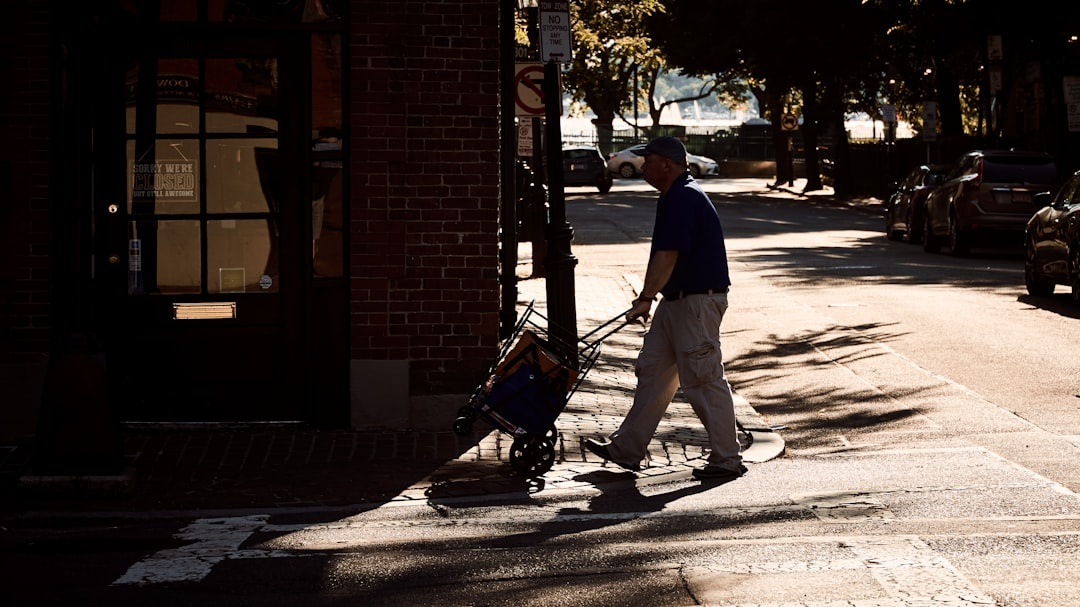
#> input picture data/input/backlit_silhouette_01.jpg, 1080 x 607 px; its folder holds only this picture in this run
$ python -i ghe.py   (imports and definitions only)
#> lines starting #> are read from the running program, lines starting #| are printed output that depends on the picture
"""
Global Histogram Equalization (GHE) Implementation
Author: Alain Kariyanga

This module implements Global Histogram Equalization for image enhancement.
GHE redistributes pixel intensity values globally using the cumulative
distribution function (CDF) to enhance contrast.
"""

import cv2
import numpy as np
from typing import Tuple


# [17 lines left out: function apply_ghe_grayscale, not called in this run]


def apply_ghe_color(image: np.ndarray, color_space: str = 'YCrCb') -> np.ndarray:
    """
    Apply Global Histogram Equalization to a color image.

    Args:
        image: Input BGR color image (H x W x 3)
        color_space: Color space for equalization ('YCrCb', 'HSV', or 'LAB')

    Returns:
        Enhanced BGR color image
    """
    if len(image.shape) != 3 or image.shape[2] != 3:
        raise ValueError("Input must be a BGR color image")

    # Convert to appropriate color space
    if color_space == 'YCrCb':
        img_converted = cv2.cvtColor(image, cv2.COLOR_BGR2YCrCb)
        # Equalize only the Y channel (luminance)
        img_converted[:, :, 0] = cv2.equalizeHist(img_converted[:, :, 0])
        # Convert back to BGR
        equalized = cv2.cvtColor(img_converted, cv2.COLOR_YCrCb2BGR)

    elif color_space == 'HSV':
        img_converted = cv2.cvtColor(image, cv2.COLOR_BGR2HSV)
        # Equalize only the V channel (value/brightness)
        img_converted[:, :, 2] = cv2.equalizeHist(img_converted[:, :, 2])
        # Convert back to BGR
        equalized = cv2.cvtColor(img_converted, cv2.COLOR_HSV2BGR)

    elif color_space == 'LAB':
        img_converted = cv2.cvtColor(image, cv2.COLOR_BGR2LAB)
        # Equalize only the L channel (lightness)
        img_converted[:, :, 0] = cv2.equalizeHist(img_converted[:, :, 0])
        # Convert back to BGR
        equalized = cv2.cvtColor(img_converted, cv2.COLOR_LAB2BGR)

    else:
        raise ValueError(f"Unsupported color space: {color_space}")

    return equalized


def apply_ghe(image: np.ndarray, color_space: str = 'YCrCb') -> np.ndarray:
    """
    Apply Global Histogram Equalization to an image.
    Automatically detects if image is grayscale or color.

    Args:
        image: Input image (grayscale or BGR color)
        color_space: Color space for color images ('YCrCb', 'HSV', or 'LAB')

    Returns:
        Enhanced image
    """
    if len(image.shape) == 2:
        return apply_ghe_grayscale(image)
    elif len(image.shape) == 3:
        return apply_ghe_color(image, color_space)
    else:
        raise ValueError("Invalid image shape")


# [27 lines left out: functions compute_histogram, compute_cdf, not called in this run]


# [4 lines not run here, left out]

>>> import cv2
>>> picture = cv2.imread('../data/input/backlit_silhouette_01.jpg')
#> picture is the input picture: shape (607, 1080, 3); mean B, G, R 53.5, 59.1, 70
>>> result = apply_ghe(picture)
#> in apply_ghe_color, `img_converted = cv2.cvtColor(image, cv2.COLOR_BGR2YCrCb)`: img_converted: shape (607, 1080, 3); mean of channels 0, 1, 2 61.7, 134, 123.4
#> in apply_ghe_color, `img_converted[:, :, 0] = cv2.equalizeHist(img_converted[:, :, 0])`: img_converted: shape (607, 1080, 3); mean of channels 0, 1, 2 121.7, 134, 123.4
#> in apply_ghe_color, `equalized = cv2.cvtColor(img_converted, cv2.COLOR_YCrCb2BGR)`:
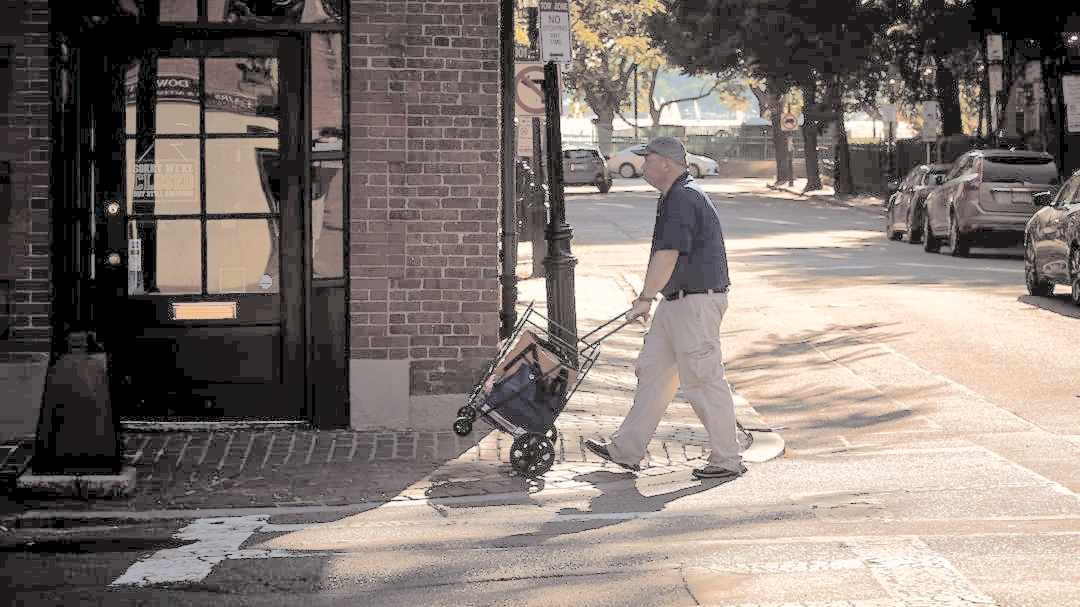
#> equalized: shape (607, 1080, 3); mean B, G, R 113.4, 119, 129.7

$ run again, on data/input/backlit_silhouette_02.jpg
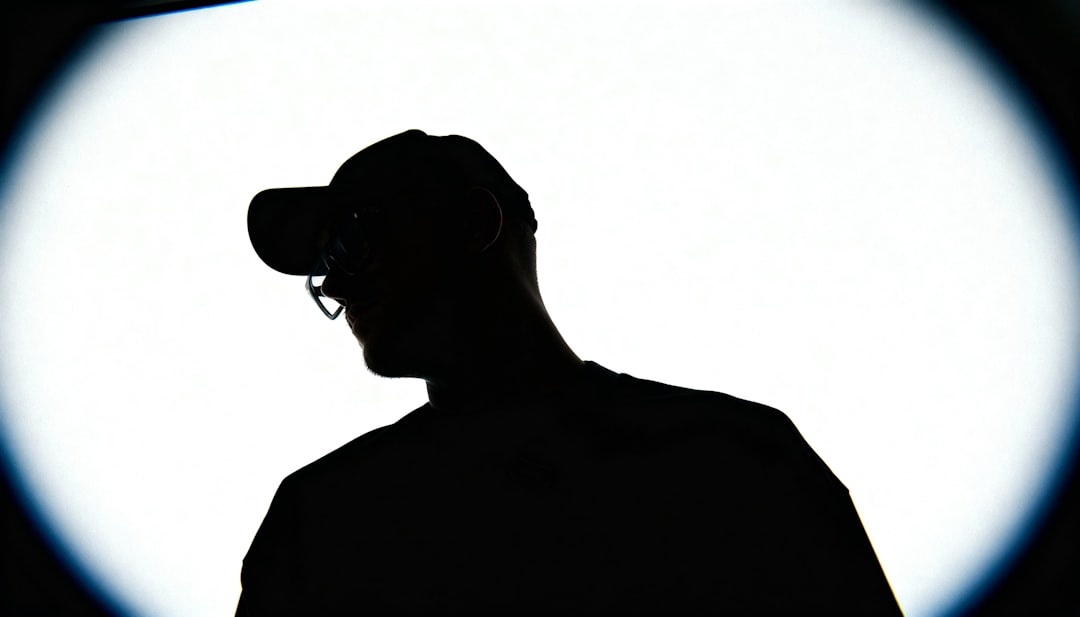
#> input picture data/input/backlit_silhouette_02.jpg, 1080 x 617 px
#> picture is the input picture: shape (617, 1080, 3); mean B, G, R 165.1, 163.8, 160.8
#> in apply_ghe_color, `equalized = cv2.cvtColor(img_converted, cv2.COLOR_YCrCb2BGR)`:
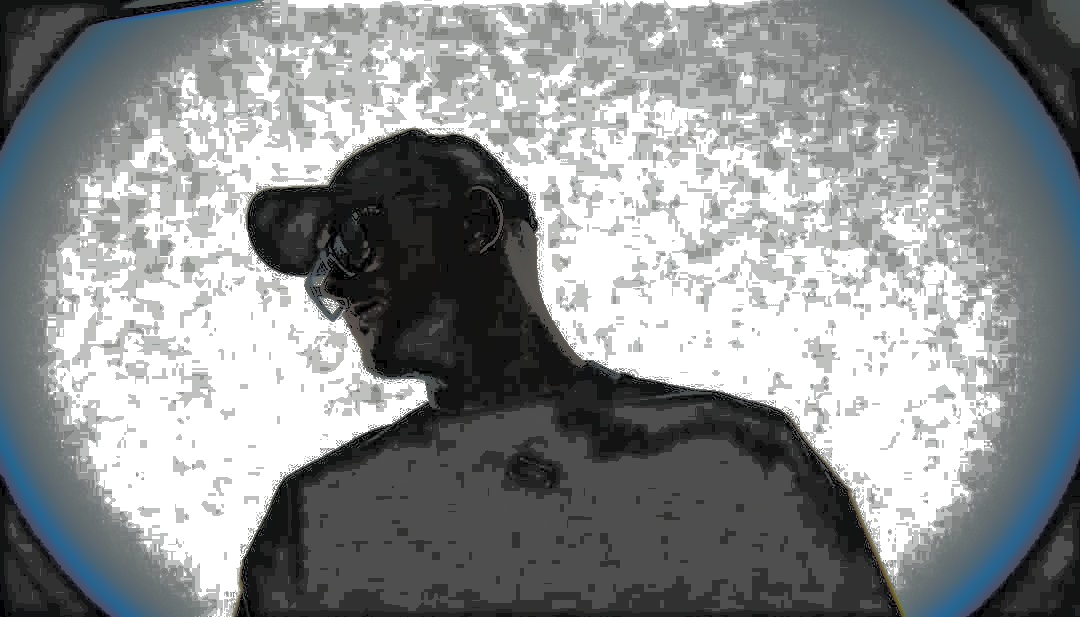
#> equalized: shape (617, 1080, 3); mean B, G, R 144.7, 143.4, 140.3

$ run again, on data/input/bright_sunlight_shadow_01.jpg
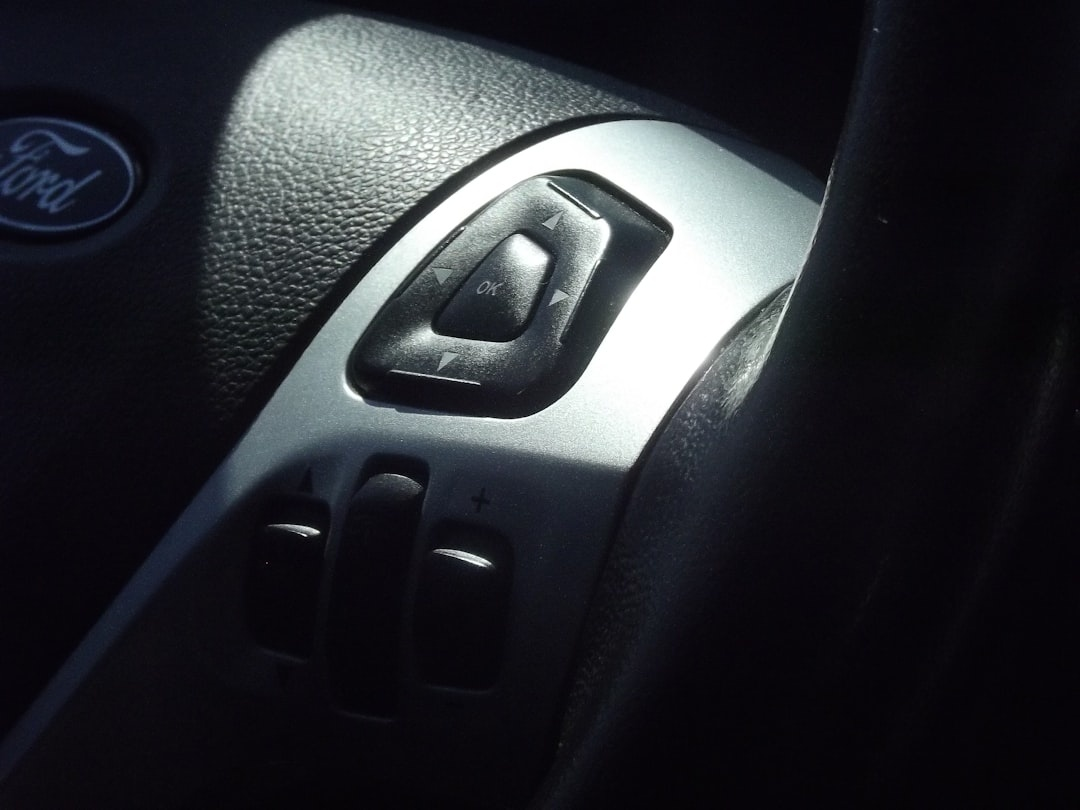
#> input picture data/input/bright_sunlight_shadow_01.jpg, 1080 x 810 px
#> picture is the input picture: shape (810, 1080, 3); mean B, G, R 49.8, 44.5, 42.8
#> in apply_ghe_color, `equalized = cv2.cvtColor(img_converted, cv2.COLOR_YCrCb2BGR)`:
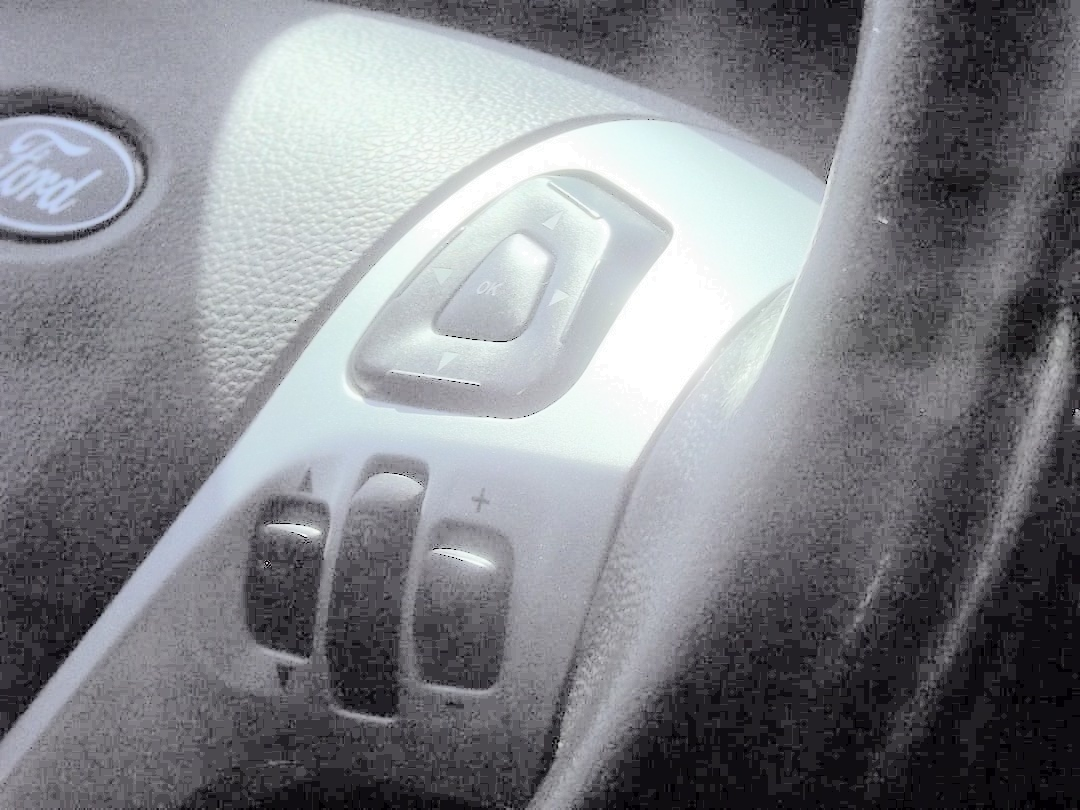
#> equalized: shape (810, 1080, 3); mean B, G, R 137.3, 132.1, 130.4
